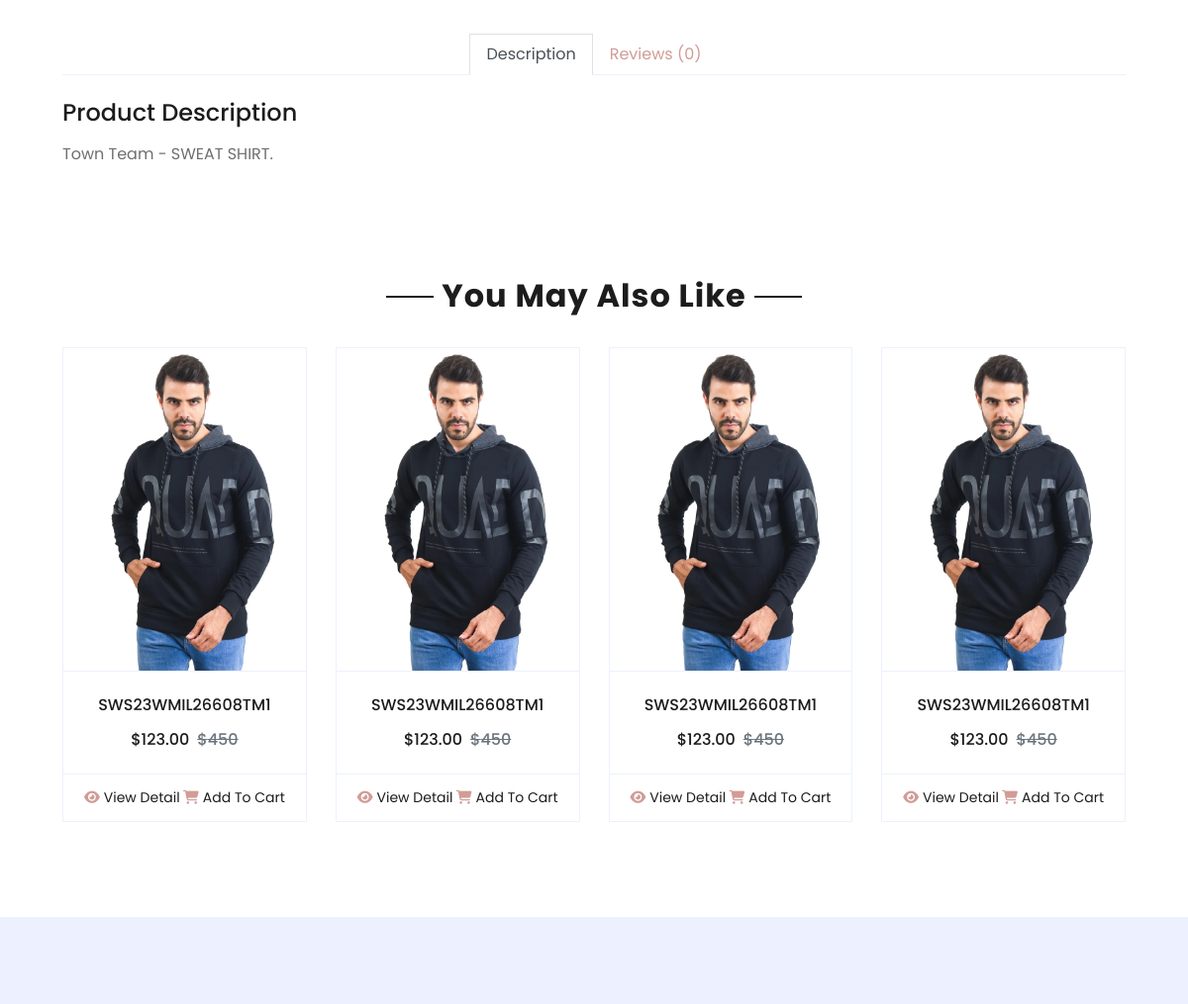
The page /products/sws23wmil26608tm1 (middle part) on the database as committed earlier.
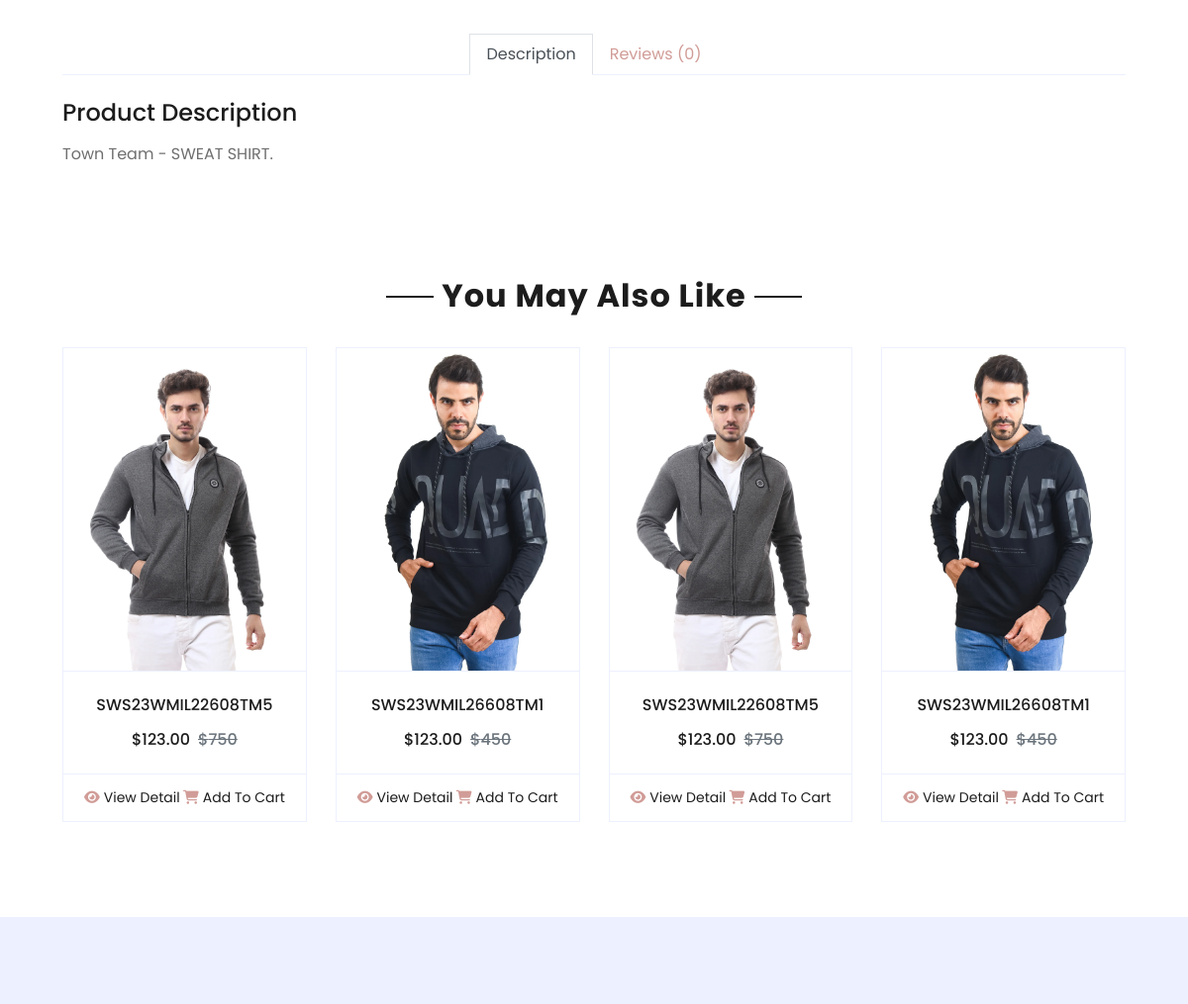
The same page on the database as committed later.
### products/models.py (models this page shows)
class Product(models.Model):
    name = models.CharField(unique=True, max_length=50)
    image = models.ImageField(upload_to='product/')
    stock = models.IntegerField(default=1)
    price = models.IntegerField(default=0)
    discount = models.IntegerField(default=0)
    description = models.TextField(max_length=10000)
    created_at = models.DateTimeField( default=timezone.now)
    slug = models.SlugField(null=True,blank=True , unique=True)
    views = models.PositiveIntegerField(default=0)
    is_available = models.BooleanField(default=True)
    tags = TaggableManager()
    subcategory = models.ForeignKey("Subcategory",related_name='product_subcategory',null=True,blank=True, on_delete=models.CASCADE)
    PRDBrand = models.ForeignKey('Brand' ,related_name='product_brand', on_delete=models.CASCADE , blank=True, null=True ,verbose_name=_("Brand "))
    like = models.ManyToManyField(User , blank=True,related_name='product_favourite')
    class Meta:
        ordering = ["name"]
    def save(self,*args, **kwargs):
        if not self.slug:
            self.slug=slugify(self.name)
        super(Product,self).save(*args,**kwargs)
    def get_absolute_url(self):
        return reverse("product_detail", args=[self.slug])
    def __str__(self):
        return self.name

### products/views.py (the view)
# urls.py: path('<slug:product_slug>', product_detail ,name = 'product_detail'),
def product_detail(request ,product_slug):
    try:
        single_product = Product.objects.get(slug=product_slug)
        single_product.views+=1
        single_product.save()
        related = Product.objects.filter(subcategory=single_product.subcategory)
    except Exception as e:
        raise e
    context = {
        'single_product':single_product,
        'related':related,
    }
    return render(request , 'products/product_detail.html' , context)

### accounts/favourite_context.py (called while the page is built, shortened)
def counter(request):
    product_count = 0
    return dict(product_count=product_count)

### carts/cart_context.py (called while the page is built)
def cart_count(request):
    cart_counter = 0
    if 'admin' in request.path:
        return{}
    else:
        try:
            cart = Cart.objects.filter(cart_id=_cart_id(request))
            cart_items = CartItem.objects.all().filter(cart=cart[:1])
            for cart_item in cart_items:
                cart_counter += cart_item.quantity
        except Cart.DoesNotExist :
            cart_counter = 0
    return dict(cart_counter=cart_counter)

### carts/views.py (called while the page is built)
def _cart_id(request):
    cart = request.session.session_key
    if not cart:
        cart = request.session.create()
    return cart

### products/models.py (called while the page is built)
    def colors(self):
        return super(VariationManager,self).filter(variation_category='color',is_active=True)

    def sizes(self):
        return super(VariationManager,self).filter(variation_category='size',is_active=True)

    def get_url(self):
        return reverse('product_by_subcategory',args=[self.id])

    def get_url(self):
        return reverse('product_by_brand',args=[self.slug])

    def __str__(self):
        return self.BRDName

### products/templates/products/product_detail.html (shortened to what this page needs)
{% extends "base.html" %}
{% load static %}
{% block body %}
<div class="container-fluid py-5">
    <div class="row px-xl-5">
        <div class="col-lg-5 pb-5">
        </div>
        <div class="col-lg-7 pb-5">
        </div>
    </div>
    <div class="row px-xl-5">
        <div class="col">
            <div class="nav nav-tabs justify-content-center border-secondary mb-4">
                <a class="nav-item nav-link active" data-toggle="tab" href="#tab-pane-1">Description</a>
                <a class="nav-item nav-link" data-toggle="tab" href="#tab-pane-2">Reviews (0)</a>
            </div>
            <div class="tab-content">
                <div class="tab-pane fade show active" id="tab-pane-1">
                    <h4 class="mb-3">Product Description</h4>
                    <p>{{single_product.description}}</p>
                </div>
            </div>
        </div>
    </div>
</div>
<div class="container-fluid py-5">
    <div class="text-center mb-4">
        <h2 class="section-title px-5"><span class="px-2">You May Also Like</span></h2>
    </div>
    <div class="row px-xl-5">
        <div class="col">
            <div class="owl-carousel related-carousel">
                {% for related_product in related %}
                <div class="card product-item border-0">
                    <div class="card-header product-img position-relative overflow-hidden bg-transparent border p-0">
                        <img class="img-fluid w-100" src="{{related_product.image.url}}" alt="">
                    </div>
                    <div class="card-body border-left border-right text-center p-0 pt-4 pb-3">
                        <h6 class="text-truncate mb-3">{{related_product.name}}</h6>
                        <div class="d-flex justify-content-center">
                            <h6>$123.00</h6>
                            <h6 class="text-muted ml-2"><del>${{related_product.price}}</del></h6>
                        </div>
                    </div>
                    <div class="card-footer d-flex justify-content-between bg-light border">
                        <a href="{{related_product.get_absolute_url}}" class="btn btn-sm text-dark p-0"><i
                                class="fas fa-eye text-primary mr-1"></i>View Detail</a>
                        <a href="" class="btn btn-sm text-dark p-0"><i
                                class="fas fa-shopping-cart text-primary mr-1"></i>Add To Cart</a>
                    </div>
                </div>
                {% endfor %}
            </div>
        </div>
    </div>
</div>
{% endblock body %}

Rows that differ between the two databases and show on the page:
added Product: image (picture), name "SWS23WMIL22608TM5", price "750"
